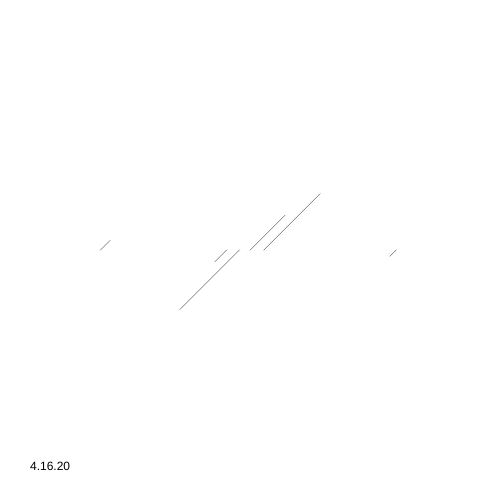
Frame 1 (no input)
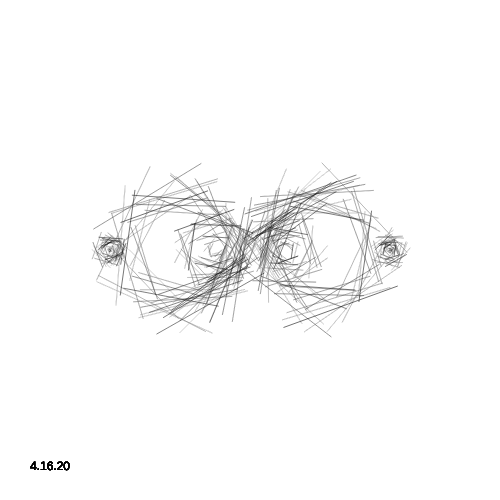
Frame 60 (no input)
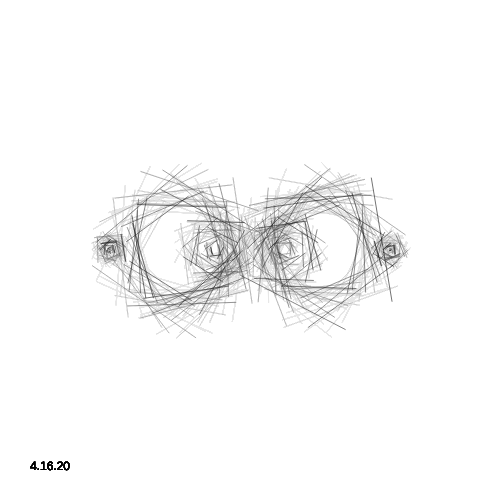
Frame 120 (the mouse pressed at the canvas centre since frame 60)

The p5.js sketch that drew these frames (run headless with seeded random() and noise() and a simulated clock; from frame 60 on, the mouse is pressed at the canvas centre):

// p5.js sketch
// ── sketch.js
function setup() {
  createCanvas(500, 500);
  background(255);
}
var N = 2;
var r = 70;
var k=0, t ;

function draw() {
  background(255, 5);
  fill(0);
  noStroke();
  text("4.16.20", 30, height - 30);

  stroke(0);
  strokeWeight(0.5);
  fill(0, 150);
  translate(width>>1, height>>1);
  for (var i=0; i<N; i++) {
    var ang = 360/N;
    var l = r*sin(radians(ang/2 + random(20)))+ random(-20,20);
    var x = r*cos(radians(ang*i));
    var y = r*sin(radians(ang*i));

    push()
    translate(x, y);
    rotate(PI/2+radians(ang*i+k));
    // ellipse(0, l, 1, 1);
    // ellipse(0, -l, 1, 1)
    line(0, l, -l, 0);
    pop();

    l = r/2*sin(radians(ang/4))+ random(-20,20);
    x = r/2*cos(radians(ang*i));
    y = r/2*sin(radians(ang*i));

    push();
    translate(x, y);
    rotate(PI/2+radians(-ang*i+k));
    // ellipse(0, l, 5, 5);
    // ellipse(0, -l, 5, 5);
    line(0, l, -l, 0);
    pop();


    l = r*2*sin(radians(ang))+ random(-20,20);
    x = r*2*cos(radians(ang*i));
    y = r*2*sin(radians(ang*i));

    push();
    translate(x, y);
    rotate(PI/2+radians(-ang*i+k));
    // ellipse(0, l, 10, 10);
    // ellipse(0, -l, 15, 15);
    line(0, l, -l, 0);
    pop();



    l = r*3*sin(radians(ang/2))+ random(-20,20);
    x = r*3*cos(radians(ang*i));
    y = r*3*sin(radians(ang*i));
    push()
    translate(x, y);
    rotate(PI/2+radians(ang*i+k));
    // ellipse(-l, 0, 20, 20);
    // ellipse(l, 0, 25, 25);
    pop();

  }
  k=random(-500, 500)*sin(radians(t));
  if (t<90) t+=2;
  else t=0;

}
